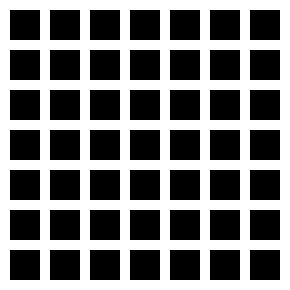
#> input picture hermann.jpg, 290 x 290 px
$ python 5_hermann_grid.py
#> lines starting #> are read from the running program, lines starting #| are printed output that depends on the picture
import cv2, sys
import numpy as np

def create_kernel(n, w):
    """Generate kernel

    Args:
        n (int): kernel scale
        w (float): inhibiton weight

    Returns:
        ndarray: 2x2 kernel matrix
    """
    ones = np.ones((n,n))
    kernel = np.pad(ones,n,'constant', constant_values=-w)

    return kernel

def convolve2D(image, kernel, padding=0, strides=1):
    """ Convolves the image.

    from https://github.com/SamratSahoo/UT-Arlington-Research

    Args:
        image (ndarray): 2x2 image matrix
        kernel (ndarray): 2x2 kernel matrix
        padding (int, optional): Padding to apply to the image. Defaults to 0.
        strides (int, optional): Strides to take. Defaults to 1.

    Returns:
        ndarray: 2x2 image matrix
    """
    # Gather Shapes of Kernel + Image + Padding
    xKernShape = kernel.shape[0]
    yKernShape = kernel.shape[1]
    xImgShape = image.shape[0]
    yImgShape = image.shape[1]

    # Shape of Output Convolution
    xOutput = int(((xImgShape - xKernShape + 2 * padding) / strides) + 1)
    yOutput = int(((yImgShape - yKernShape + 2 * padding) / strides) + 1)
    output = np.zeros((xOutput, yOutput))

    # Apply Equal Padding to All Sides
    if padding != 0:
        imagePadded = np.zeros((image.shape[0] + padding*2, image.shape[1] + padding*2))
        imagePadded[int(padding):int(-1 * padding), int(padding):int(-1 * padding)] = image
        print(imagePadded)
    else:
        imagePadded = image

    # Iterate through image
    for y in range(image.shape[1]):
        # Exit Convolution
        if y > image.shape[1] - yKernShape:
            break
        # Only Convolve if y has gone down by the specified Strides
        if y % strides == 0:
            for x in range(image.shape[0]):
                # Go to next row once kernel is out of bounds
                if x > image.shape[0] - xKernShape:
                    break
                try:
                    # Only Convolve if x has moved by the specified Strides
                    if x % strides == 0:
                        output[x, y] = (kernel * imagePadded[x: x + xKernShape, y: y + yKernShape]).sum()
                except:
                    break

    return output

def threshold(A, threshold):
    """Apply theshold to matrix

    Args:
        A (ndarray): matrix containing acrtivation levels
        threshold (int): threshold value

    Returns:
        ndarray: matrix with the threshold applied
    """
    x = np.where(A < threshold, 0, 255)

    return x

img_path = "hermann.jpg"

# load the image
image = cv2.imread(img_path)
#> image is the input picture: shape (290, 290, 3); min 0, max 255, mean 121.4
image = cv2.cvtColor(src=image, code=cv2.COLOR_BGR2GRAY)
#> image: shape (290, 290)


for n in range(1,21):
    w = 0.1
    # Threshold value. If None a threshold will not be applied
    thres = None

    # Generate the kernel
    kernel = create_kernel(n,w)

    # Apply the kernel to the image
    output = convolve2D(image, kernel)
    output = cv2.normalize(output,  output, 0, 255, cv2.NORM_MINMAX)


    if thres:
        # Apply threshold
        output = threshold(output,thres)
        cv2.imwrite(f'test_data/hermann_grid/2DConvolved_kernel{n}_threshold{thres}.jpg', output)
    else:
        cv2.imwrite(f'test_data/hermann_grid/2DConvolved_kernel{n}.jpg', output)
#> this loop made 20 passes
#> pass 1, `output = convolve2D(image, kernel)`:
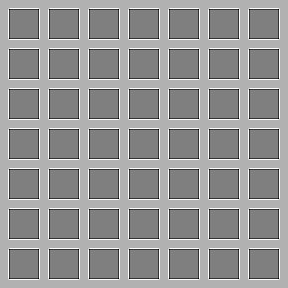
#> output: shape (288, 288) float64; min -128.1, max 128.9, mean 23.9; drawn with min black and max white
#> pass 2, `output = convolve2D(image, kernel)`:
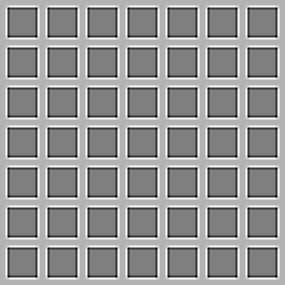
#> output: shape (285, 285) float64; min -511.2, max 510, mean 93.4; drawn with min black and max white
